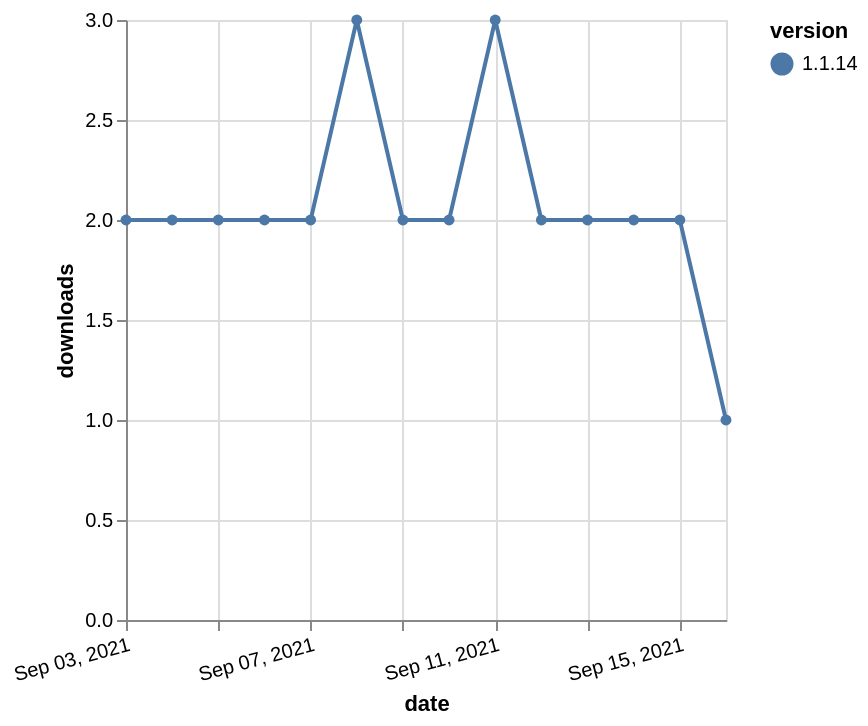

Express this chart as Vega-Lite.
### Vega-Lite specification from a JSON file in a GitHub repository (floating-point values rounded to 4 significant figures)
{"$schema": "https://vega.github.io/schema/vega-lite/v5.json", "description": "A simple bar chart with embedded data.", "data": {"values": [{"date": "2021-09-03", "total": 2489, "delta": 2, "version": "1.1.14"}, {"date": "2021-09-04", "total": 2491, "delta": 2, "version": "1.1.14"}, {"date": "2021-09-05", "total": 2493, "delta": 2, "version": "1.1.14"}, {"date": "2021-09-06", "total": 2495, "delta": 2, "version": "1.1.14"}, {"date": "2021-09-07", "total": 2497, "delta": 2, "version": "1.1.14"}, {"date": "2021-09-08", "total": 2500, "delta": 3, "version": "1.1.14"}, {"date": "2021-09-09", "total": 2502, "delta": 2, "version": "1.1.14"}, {"date": "2021-09-10", "total": 2504, "delta": 2, "version": "1.1.14"}, {"date": "2021-09-11", "total": 2507, "delta": 3, "version": "1.1.14"}, {"date": "2021-09-12", "total": 2509, "delta": 2, "version": "1.1.14"}, {"date": "2021-09-13", "total": 2511, "delta": 2, "version": "1.1.14"}, {"date": "2021-09-14", "total": 2513, "delta": 2, "version": "1.1.14"}, {"date": "2021-09-15", "total": 2515, "delta": 2, "version": "1.1.14"}, {"date": "2021-09-16", "total": 2516, "delta": 1, "version": "1.1.14"}]}, "width": "container", "mark": {"type": "line", "point": {"filled": true}}, "encoding": {"x": {"field": "date", "type": "temporal", "timeUnit": "yearmonthdate", "title": "date", "axis": {"labelAngle": -15}}, "y": {"field": "delta", "type": "quantitative", "title": "downloads"}, "color": {"field": "version", "type": "nominal"}, "tooltip": {"field": "delta"}}}
